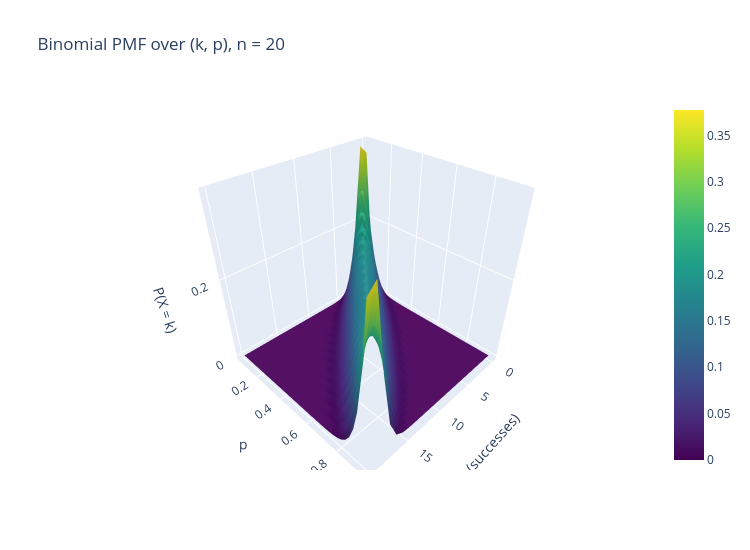

Notebook code cell kept with this figure:
### Markdown cell above
### 8.3 Interactive Plotly version
Drag to rotate. The surface is the same as 8.1 but you can hover to read exact values.

### Code cell
n = 20
k_values = np.arange(0, n + 1)
p_values = np.linspace(0.05, 0.95, 37)
K, P = np.meshgrid(k_values, p_values)
Z = stats.binom.pmf(K, n, P)

fig = go.Figure(go.Surface(x=k_values, y=p_values, z=Z, colorscale="Viridis"))
fig.update_layout(title="Binomial PMF over (k, p), n = 20", width=750, height=550,
                  scene=dict(xaxis_title="k (successes)", yaxis_title="p", zaxis_title="P(X = k)"))
fig.show()

### Figure 1 — Plotly figure (JSON) as saved in the notebook; plotly's stock layout.template omitted (floating-point values rounded to 4 significant figures; data arrays with more than 128 entries replaced by an {"elided": "..."} marker saying what was removed)
{"data": [{"colorscale": [[0.0, "#440154"], [0.1111, "#482878"], [0.2222, "#3e4989"], [0.3333, "#31688e"], [0.4444, "#26828e"], [0.5556, "#1f9e89"], [0.6667, "#35b779"], [0.7778, "#6ece58"], [0.8889, "#b5de2b"], [1.0, "#fde725"]], "type": "surface", "x": [0, 1, 2, 3, 4, 5, 6, 7, 8, 9, 10, 11, 12, 13, 14, 15, 16, 17, 18, 19, 20], "y": [0.05, 0.075, 0.1, 0.125, 0.15, 0.175, 0.2, 0.225, 0.25, 0.275, 0.3, 0.325, 0.35, 0.375, 0.4, 0.425, 0.45, 0.475, 0.5, 0.525, 0.55, 0.575, 0.6, 0.625, 0.65, 0.675, 0.7, 0.725, 0.75, 0.775, 0.8, 0.825, 0.85, 0.875, 0.9, 0.925, 0.95], "z": {"elided": "37x21 float values"}}], "layout": {"height": 550, "scene": {"xaxis": {"title": {"text": "k (successes)"}}, "yaxis": {"title": {"text": "p"}}, "zaxis": {"title": {"text": "P(X = k)"}}}, "title": {"text": "Binomial PMF over (k, p), n = 20"}, "width": 750}}
